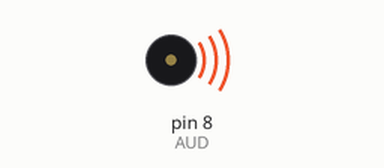
This sketch was run on a simulated Arduino Uno, built with avr-gcc and run on an emulated ATmega328P. Shown: buzzer (waves = sounding).

Above: at 0.2 s.
At 2.52 s:
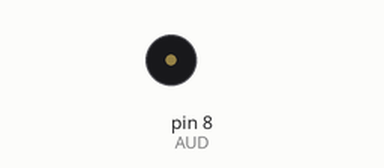
Timing chart, 0 to 3.0 s (numbered marks = the images above):
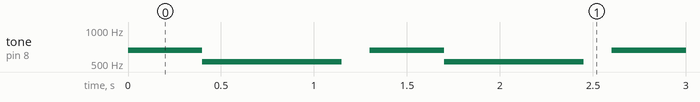

Measured:
- by itself, tone on pin 8 (AUD): repeats every 1.3 s: 523 Hz 0.75 s, silent 0.15 s, 659 Hz 0.40 s

The sketch:

tono01.ino
```cpp
/**
* Programa para probar la generación de tonos con ayuda de un buzzer o bocina pasiva.
*/

#define AUD 8

const int c[5]={131,262,523,1046,2093}; // Do (4 escalas)
const int e[5]={165,330,659,1319,2637}; // Mi
//const int a[5]={220,440,880,1760,3520}; // La


void setup() {
  // put your setup code here, to run once:

}


void loop() {
  // Tonos en el pin 8 (AUD)
  tone(AUD, e[2]);
  delay(400);
  noTone(AUD);
  //delay(100);

  tone(AUD, c[2]);
  delay(750);
  noTone(AUD);
  delay(150);


}
```
